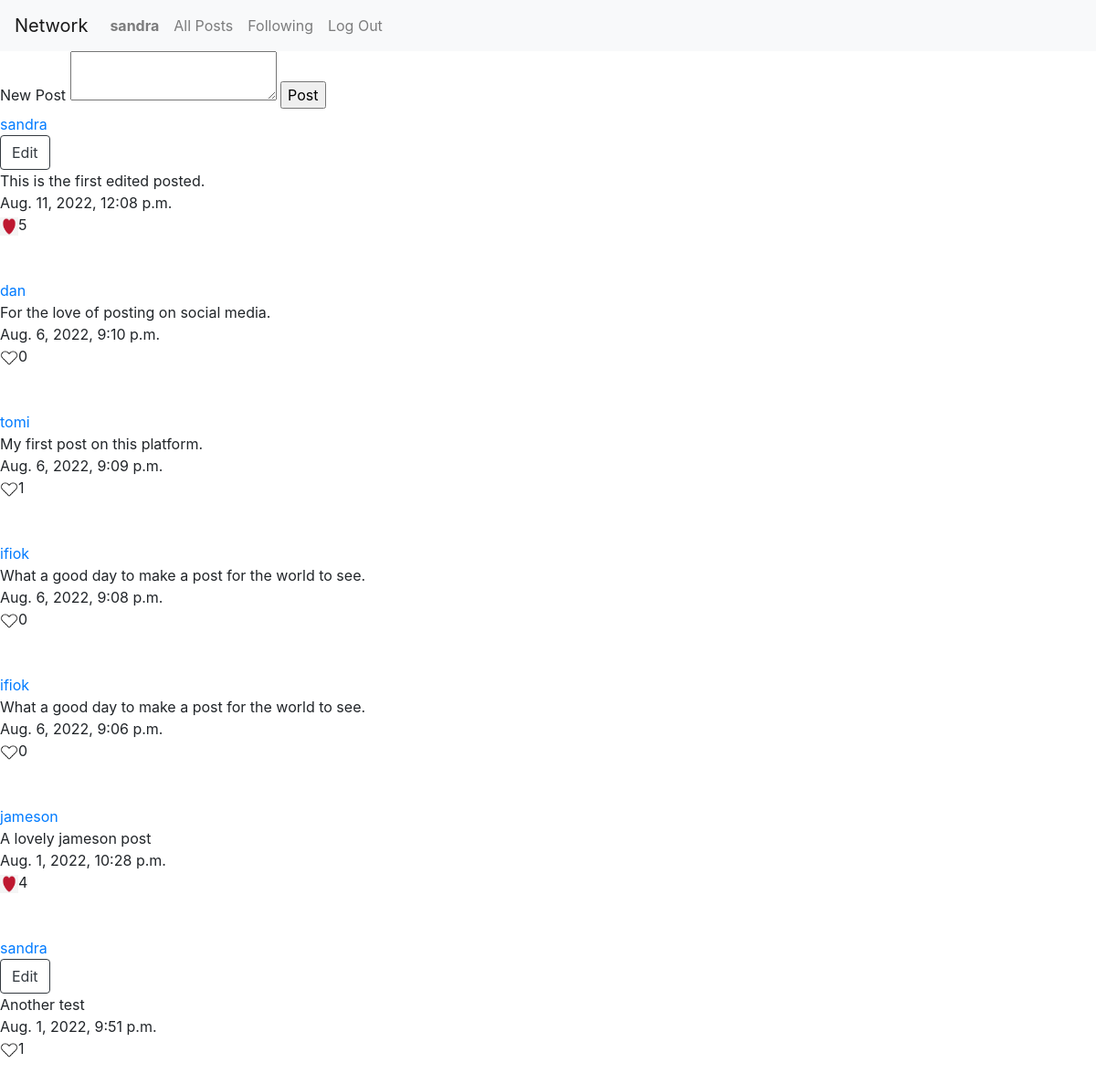
Screenshot of / (signed in) with the database file from the repository.
### network/models.py (models this page shows)
class User(AbstractUser):
    pass

class Post(models.Model):
    post = models.CharField(max_length=255, blank=False, editable=True)
    user = models.ForeignKey(User, related_name="posted_by", on_delete=models.CASCADE)
    timestamp = models.DateTimeField(auto_now=True, null=False)

### network/views.py (the view)
# urls.py: path("", views.index, name="index"),
def index(request):
    posts = Post.objects.all().order_by("-timestamp")
    print(f"The user is {request.user}")
    meta = {
            "components_to_show" : ("make_post","posts")
        }
    return load_posts(request=request, posts=posts, meta_data=meta)

### network/views.py (called while the page is built)
def load_posts(request, posts, user_likes=None,
    meta_data={
        "components_to_show" : None,
        "profile_user" : None,
        "follows_user" : None,
        "followers_count": 0,
        "count_user_follows": 0
    }):
    if request.user.is_authenticated :
        likes = Like.objects.filter(user=request.user)
        user_likes = [like.post.id for like in likes]
    else:
        print("The user is not authenticated.")
    return render(request, "network/index.html", {
        "posts" : posts,
        "user_likes" : user_likes,
        "meta" : meta_data
    })

### network/templates/network/index.html (shortened to what this page needs)
{% extends "network/layout.html" %}
{% load static %}
{% block body %}
    {% if user.is_authenticated and 'make_post' in meta.components_to_show %}
        <div>
            <form method="post" action="{% url 'post' %}">
                <Label for="post">New Post</Label>
                <textarea id="post" name="post"></textarea>
                <input type="submit" value="Post" />
            </form>
        </div>
    {% endif %}
    {% if 'posts' in meta.components_to_show %}
        {% for post in posts %}
            <div>
                <div>
                    <a href="{% url 'profile' post.user.username %}">{{post.user}}</a><br/>
                    {% if user == post.user %}
                        <button type="button" class="btn btn-outline-dark edit_toggle" data-postid="{{post.id}}" >Edit</a>
                    {% endif %}
                </div>
                <div id="post_div">
                    <div id="post_content">{{post.post}}</div>
                </div>
                <div>
                    <div>{{post.timestamp}}<br/></div>
                    <div>
                        {% if not user.is_authenticated or not post.id in user_likes %}
                            <img src="{% static 'network/img/translike.png' %}" data-postid="{{post.id}}" width="20px" height="20px" class="btn_like"  /><span class="likes">{{post.likes.count}}</span><br/><br/><br/>
                        {% else %}
                            <img src="{% static 'network/img/red.png' %}" data-postid="{{post.id}}" width="20px" height="20px" class="btn_like" /><span class="likes">{{post.likes.count}}</span><br/><br/><br/>
                        {% endif %}
                    </div>
                </div>
            </div>
            {% empty %}
                <br/><br/><br/><h2>No posts to display. Follow other users to see their posts.</h2>
        {% endfor %}
    {% endif %}
{% endblock %}

### network/templates/network/layout.html (shortened to what this page needs)
{% load static %}
<!DOCTYPE html>
<html lang="en">
    <head>
        <link rel="stylesheet" href="https://stackpath.bootstrapcdn.com/bootstrap/4.4.1/css/bootstrap.min.css">
        <link href="{% static 'network/styles/styles.css' %}" rel="stylesheet">
    </head>
    <body>
        <nav class="navbar navbar-expand-lg navbar-light bg-light">
            <a class="navbar-brand" href="#">Network</a>
            <div>
              <ul class="navbar-nav mr-auto">
                {% if user.is_authenticated %}
                    <li class="nav-item">
                        <a class="nav-link" href="#"><strong>{{ user.username }}</strong></a>
                    </li>
                {% endif %}
                <li class="nav-item">
                  <a class="nav-link" href="{% url 'index' %}">All Posts</a>
                </li>
                {% if user.is_authenticated %}
                    <li class="nav-item">
                        <a class="nav-link" href="{% url 'following' %}">Following</a>
                    </li>
                    <li class="nav-item">
                        <a class="nav-link" href="{% url 'logout' %}">Log Out</a>
                    </li>
                {% endif %}
              </ul>
            </div>
          </nav>
        <div class="body">
            {% block body %}
            {% endblock %}
        </div>
    </body>
</html>

### rows the page displays
User: username "sandra"
Post: user "sandra", post "This is the first edited posted.", timestamp "Aug. 11, 2022, 12:08 p.m.", likes.count "5"
Post: user "dan", post "For the love of posting on social media.", timestamp "Aug. 6, 2022, 9:10 p.m.", likes.count "0"
Post: user "tomi", post "My first post on this platform.", timestamp "Aug. 6, 2022, 9:09 p.m.", likes.count "1"
Post: user "ifiok", post "What a good day to make a post for the world to see.", timestamp "Aug. 6, 2022, 9:08 p.m.", likes.count "0"
Post: user "ifiok", post "What a good day to make a post for the world to see.", timestamp "Aug. 6, 2022, 9:06 p.m.", likes.count "0"
Post: user "jameson", post "A lovely jameson post", timestamp "Aug. 1, 2022, 10:28 p.m.", likes.count "4"
Post: user "sandra", post "Another test", timestamp "Aug. 1, 2022, 9:51 p.m.", likes.count "1"
